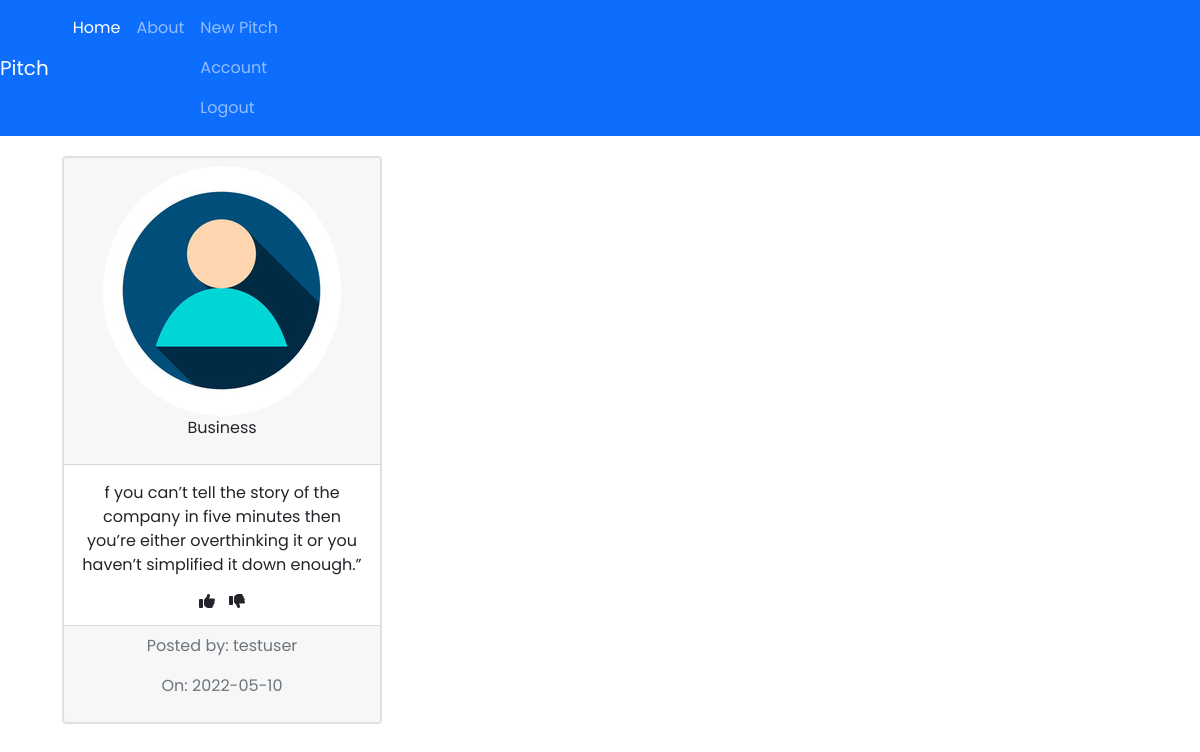
Screenshot of /pitch/3 (signed in) with the database file from the repository.
### app/models.py (models this page shows, shortened)
class User(db.Model,UserMixin):
    id = db.Column(db.Integer,primary_key=True)
    username =db.Column(db.String(15),unique=True, nullable=False)
    email =db.Column(db.String(100),unique=True, nullable=False)
    avatar =db.Column(db.String(60), nullable=False, default ='default.jpg')
    password =db.Column(db.String(60), nullable=False)
    pitchs = db.relationship('Pitch',backref = 'author', lazy =True)

class Pitch(db.Model):
    id = db.Column(db.Integer,primary_key=True)
    title =db.Column(db.String(100), nullable=False)
    posted = db.Column(db.DateTime,nullable = False, default = datetime.utcnow)
    pitch = db.Column(db.Text, nullable = False)
    user_id = db.Column(db.Integer, db.ForeignKey('user.id'), nullable = False)

### app/routes.py (the view)
@app.route('/pitch/<int:pitch_id>')
def pitched(pitch_id):
    pitch = Pitch.query.get_or_404(pitch_id)
    return render_template('pitched.html', pitch= pitch)

### app/models.py (called while the page is built)
@login_manager.user_loader
def load_user(user_id):
    return User.query.get(int(user_id))

### app/templates/pitched.html (shortened to what this page needs)
{%extends 'base.html' %}
{% block content %}
    <div class="card" style="width: 20rem;" id="cards">
        <div class="card text-center">
            <div class="card-header">
             <img class="rounded-circle" src="{{ url_for('static',filename='profiles/' + pitch.author.avatar) }}" alt="">
            <p>{{pitch.title}}</p>
            </div>
            <div class="card-body">
            <p class="card-text">{{pitch.pitch}}</p>
            <div class="vote">
                <i class="fa-solid fa-thumbs-up"></i>
                <i class="fa-solid fa-thumbs-down"></i>
            </div>
            </div>
            <div class="card-footer text-muted">
            <p>Posted by: {{pitch.author.username}}</p>
            <p>On: {{ pitch.posted.strftime('%Y-%m-%d') }}</p>
            </div>
        </div>
    </div>
{% endblock %}

### app/static/css/style.css (style rules this page uses)
* { box-sizing: border-box; font-family: 'Poppins', sans-serif; text-decoration: none; }
html { scroll-behavior: smooth; }
#cards { margin: 20px; }
.vote { display: flex; justify-content: center; gap: 5%; }

### rows the page displays
User: avatar (placeholder picture), author.username "testuser"
Pitch: title "Business", pitch "f you can’t tell the story of the company in five minutes then you’re either overthinking it or you haven’t simplified it down enough.”", posted "2022-05-10"
